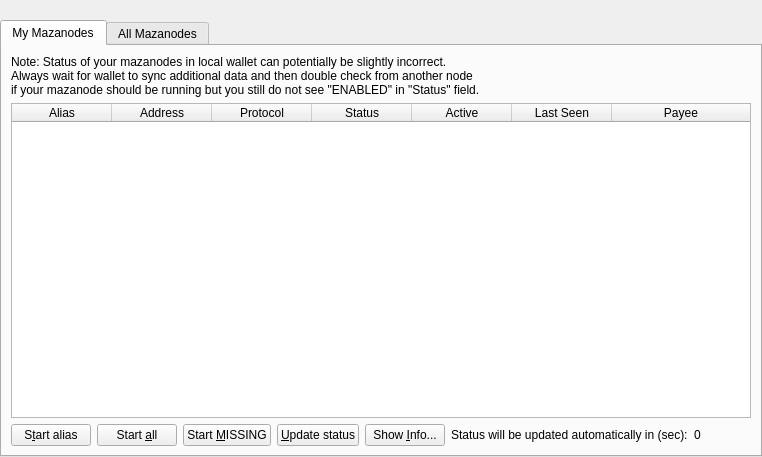
<?xml version="1.0" encoding="UTF-8"?>
<ui version="4.0">
 <class>MazanodeList</class>
 <widget class="QWidget" name="MazanodeList">
  <property name="geometry">
   <rect>
    <x>0</x>
    <y>0</y>
    <width>762</width>
    <height>457</height>
   </rect>
  </property>
  <property name="windowTitle">
   <string>Form</string>
  </property>
  <layout class="QVBoxLayout" name="topLayout">
   <property name="leftMargin">
    <number>0</number>
   </property>
   <property name="topMargin">
    <number>0</number>
   </property>
   <property name="rightMargin">
    <number>0</number>
   </property>
   <property name="bottomMargin">
    <number>0</number>
   </property>
   <item>
    <layout class="QVBoxLayout" name="verticalLayout">
     <property name="bottomMargin">
      <number>0</number>
     </property>
     <item>
      <spacer name="horizontalSpacer0">
       <property name="orientation">
        <enum>Qt::Horizontal</enum>
       </property>
       <property name="sizeHint" stdset="0">
        <size>
         <width>40</width>
         <height>20</height>
        </size>
       </property>
      </spacer>
     </item>
     <item>
      <widget class="QTabWidget" name="tabWidget">
       <property name="currentIndex">
        <number>0</number>
       </property>
       <widget class="QWidget" name="tabMyMazanodes">
        <attribute name="title">
         <string>My Mazanodes</string>
        </attribute>
        <layout class="QGridLayout" name="gridLayout_2">
         <item row="0" column="0">
          <layout class="QVBoxLayout" name="verticalLayout_2">
           <property name="bottomMargin">
            <number>0</number>
           </property>
           <item>
            <layout class="QHBoxLayout" name="horizontalLayout_note">
             <property name="bottomMargin">
              <number>0</number>
             </property>
             <item>
              <widget class="QLabel" name="updateNote">
               <property name="text">
                <string>Note: Status of your mazanodes in local wallet can potentially be slightly incorrect.&lt;br /&gt;Always wait for wallet to sync additional data and then double check from another node&lt;br /&gt;if your mazanode should be running but you still do not see &quot;ENABLED&quot; in &quot;Status&quot; field.</string>
               </property>
              </widget>
             </item>
            </layout>
           </item>
           <item>
            <widget class="QTableWidget" name="tableWidgetMyMazanodes">
             <property name="minimumSize">
              <size>
               <width>695</width>
               <height>0</height>
              </size>
             </property>
             <property name="editTriggers">
              <set>QAbstractItemView::NoEditTriggers</set>
             </property>
             <property name="alternatingRowColors">
              <bool>true</bool>
             </property>
             <property name="selectionMode">
              <enum>QAbstractItemView::SingleSelection</enum>
             </property>
             <property name="selectionBehavior">
              <enum>QAbstractItemView::SelectRows</enum>
             </property>
             <property name="sortingEnabled">
              <bool>true</bool>
             </property>
             <attribute name="horizontalHeaderStretchLastSection">
              <bool>true</bool>
             </attribute>
             <column>
              <property name="text">
               <string>Alias</string>
              </property>
             </column>
             <column>
              <property name="text">
               <string>Address</string>
              </property>
             </column>
             <column>
              <property name="text">
               <string>Protocol</string>
              </property>
             </column>
             <column>
              <property name="text">
               <string>Status</string>
              </property>
             </column>
             <column>
              <property name="text">
               <string>Active</string>
              </property>
             </column>
             <column>
              <property name="text">
               <string>Last Seen</string>
              </property>
             </column>
             <column>
              <property name="text">
               <string>Payee</string>
              </property>
             </column>
            </widget>
           </item>
           <item>
            <layout class="QHBoxLayout" name="horizontalLayout_5">
             <property name="bottomMargin">
              <number>0</number>
             </property>
             <item>
              <widget class="QPushButton" name="startButton">
               <property name="text">
                <string>S&amp;tart alias</string>
               </property>
              </widget>
             </item>
             <item>
              <widget class="QPushButton" name="startAllButton">
               <property name="text">
                <string>Start &amp;all</string>
               </property>
              </widget>
             </item>
             <item>
              <widget class="QPushButton" name="startMissingButton">
               <property name="text">
                <string>Start &amp;MISSING</string>
               </property>
              </widget>
             </item>
             <item>
              <widget class="QPushButton" name="UpdateButton">
               <property name="text">
                <string>&amp;Update status</string>
               </property>
              </widget>
             </item>
             <item>
              <widget class="QPushButton" name="QRButton">
               <property name="toolTip">
                <string>Show additional Mazanode information</string>
               </property>
               <property name="text">
                <string>Show &amp;Info...</string>
               </property>
              </widget>
             </item>
             <item>
              <widget class="QLabel" name="autoupdate_label">
               <property name="text">
                <string>Status will be updated automatically in (sec):</string>
               </property>
              </widget>
             </item>
             <item>
              <widget class="QLabel" name="secondsLabel">
               <property name="text">
                <string>0</string>
               </property>
              </widget>
             </item>
             <item>
              <spacer name="horizontalSpacer_5">
               <property name="orientation">
                <enum>Qt::Horizontal</enum>
               </property>
               <property name="sizeHint" stdset="0">
                <size>
                 <width>40</width>
                 <height>20</height>
                </size>
               </property>
              </spacer>
             </item>
            </layout>
           </item>
          </layout>
         </item>
        </layout>
       </widget>
       <widget class="QWidget" name="tabAllMazanodes">
        <attribute name="title">
         <string>All Mazanodes</string>
        </attribute>
        <layout class="QGridLayout" name="gridLayout">
         <item row="1" column="0">
          <widget class="QTableWidget" name="tableWidgetMazanodes">
           <property name="editTriggers">
            <set>QAbstractItemView::NoEditTriggers</set>
           </property>
           <property name="alternatingRowColors">
            <bool>true</bool>
           </property>
           <property name="selectionBehavior">
            <enum>QAbstractItemView::SelectRows</enum>
           </property>
           <property name="selectionMode">
            <enum>QAbstractItemView::NoSelection</enum>
           </property>
           <property name="sortingEnabled">
            <bool>true</bool>
           </property>
           <attribute name="horizontalHeaderStretchLastSection">
            <bool>true</bool>
           </attribute>
           <column>
            <property name="text">
             <string>Address</string>
            </property>
           </column>
           <column>
            <property name="text">
             <string>Protocol</string>
            </property>
           </column>
           <column>
            <property name="text">
             <string>Status</string>
            </property>
           </column>
           <column>
            <property name="text">
             <string>Active</string>
            </property>
           </column>
           <column>
            <property name="text">
             <string>Last Seen</string>
            </property>
           </column>
           <column>
            <property name="text">
             <string>Payee</string>
            </property>
           </column>
          </widget>
         </item>
         <item row="0" column="0">
          <layout class="QHBoxLayout" name="horizontalLayout_3">
           <property name="bottomMargin">
            <number>0</number>
           </property>
           <item>
            <widget class="QLabel" name="label_filter">
             <property name="text">
              <string>Filter List:</string>
             </property>
            </widget>
           </item>
           <item>
            <widget class="QLineEdit" name="filterLineEdit">
             <property name="toolTip">
              <string>Filter mazanode list</string>
             </property>
            </widget>
           </item>
           <item>
            <spacer name="horizontalSpacer_3">
             <property name="orientation">
              <enum>Qt::Horizontal</enum>
             </property>
             <property name="sizeHint" stdset="0">
              <size>
               <width>10</width>
               <height>20</height>
              </size>
             </property>
            </spacer>
           </item>
           <item>
            <widget class="QLabel" name="label_count">
             <property name="text">
              <string>Node Count:</string>
             </property>
            </widget>
           </item>
           <item>
            <widget class="QLabel" name="countLabel">
             <property name="text">
              <string>0</string>
             </property>
            </widget>
           </item>
          </layout>
         </item>
        </layout>
       </widget>
      </widget>
     </item>
    </layout>
   </item>
  </layout>
 </widget>
 <resources/>
 <connections/>
</ui>
